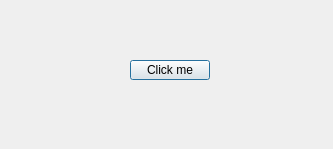
<?xml version="1.0" encoding="UTF-8"?>
<ui version="4.0">
 <class>Dialog</class>
 <widget class="QDialog" name="Dialog">
  <property name="geometry">
   <rect>
    <x>0</x>
    <y>0</y>
    <width>333</width>
    <height>149</height>
   </rect>
  </property>
  <property name="windowTitle">
   <string>Dialog</string>
  </property>
  <widget class="QPushButton" name="pushButton">
   <property name="geometry">
    <rect>
     <x>130</x>
     <y>60</y>
     <width>80</width>
     <height>20</height>
    </rect>
   </property>
   <property name="text">
    <string>Click me</string>
   </property>
  </widget>
 </widget>
 <layoutdefault spacing="6" margin="11"/>
 <resources/>
 <connections/>
</ui>
